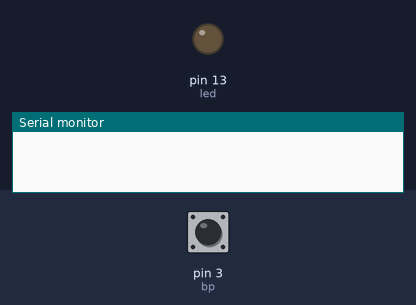
The sketch below on a simulated Arduino Uno, built with avr-gcc and run on an emulated ATmega328P. On the bench: output pins drawn as LEDs (lit = HIGH), the last lines printed to the serial monitor. The test bench sets the inputs (shaded band); at power-on: pin 3 (bp) HIGH.

Above: at 2.8 s.
2.9 s: pin 3 (bp) pulled LOW for 3.2 s
At 4.4 s:
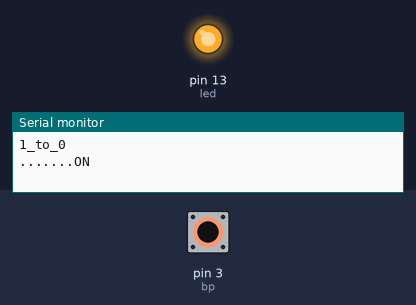
7.6 s: pin 3 (bp) driven LOW
At 9.1 s:
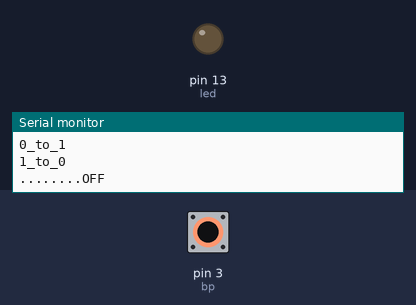
Timing chart, 0 to 10.6 s (numbered marks = the images above; inputs shaded):
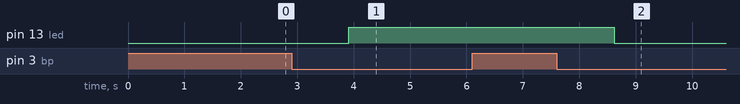

The sketch:

ExamenExo02.ino
```cpp
int led = 13;
int bp = 3;
int val_prec;
int bp_stat , bp_stat2 ;
int led_stat;
int a , b , c ,d , e;
void setup() {
  // put your setup code here, to run once:
  Serial.begin(9600);
  pinMode(led,OUTPUT);
  pinMode(bp,INPUT_PULLUP);
  digitalWrite(led,LOW);
  val_prec = 1;
  bp_stat = 0;
  bp_stat2 = 0;
  led_stat = 0;
  a = 0 ; b = 0 ; c = 0 ; d = 0;e = 0;
}

void loop() {
  // put your main code here, to run repeatedly:
  delay(10);
  int val = digitalRead(bp);
  if(val!=val_prec){
    Serial.print(val_prec);
    Serial.print("_to_");
    Serial.println(val);
  }
  else{
  if(val == 0){
      bp_stat = bp_stat + 10;
      if(bp_stat > 1000){
        if( e == 1 && a != 1){
          digitalWrite(led,LOW);
          e = 0;
        }
        b = 1;
      }
      if(bp_stat > 1000 && c == 1){
        d = 1;
        bp_stat2 = 0;
      }
  }
  else{
    if(b = 1){
      bp_stat2 = bp_stat2 + 10;
      if(bp_stat2 > 2000){
       c = 1;
      }
    }
    bp_stat = 0;
    a = 0;
  }

  if(bp_stat > 1000 && a != 1){
      if(led_stat == 0 && d == 1){
         led_stat = 1;
         digitalWrite(led,HIGH);
         Serial.println(".......ON");
         b = 0; c = 0; d = 0; e = 1;
      }
      else{
          led_stat = 0;
          digitalWrite(led,LOW);
          Serial.println("........OFF");
        }

        bp_stat = 0;
        a = 1;
    }
  }
  val_prec = val;
}
```

Measured:
- after the input at 2.9 s, pin 13 (led): LOW → HIGH after 1.0 s
- after the input at 7.6 s, pin 13 (led): HIGH → LOW after 1.0 s
